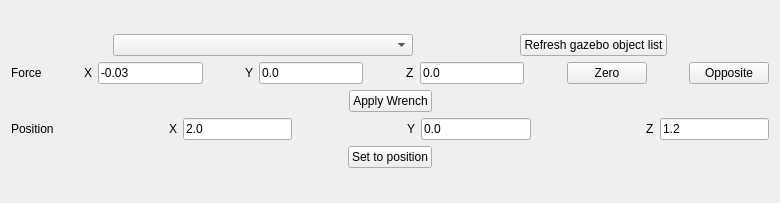
<?xml version="1.0" encoding="UTF-8"?>
<ui version="4.0">
 <class>ChangeControllersDockWidget</class>
 <widget class="QWidget" name="ChangeControllersDockWidget">
  <property name="geometry">
   <rect>
    <x>0</x>
    <y>0</y>
    <width>780</width>
    <height>203</height>
   </rect>
  </property>
  <property name="windowTitle">
   <string>Change Controllers</string>
  </property>
  <layout class="QGridLayout" name="gridLayout_2">
   <item row="0" column="0">
    <layout class="QVBoxLayout" name="verticalLayout" stretch="0,0">
     <item>
      <spacer name="verticalSpacer">
       <property name="orientation">
        <enum>Qt::Vertical</enum>
       </property>
       <property name="sizeHint" stdset="0">
        <size>
         <width>20</width>
         <height>40</height>
        </size>
       </property>
      </spacer>
     </item>
     <item>
      <layout class="QGridLayout" name="gridLayout">
       <item row="0" column="0">
        <layout class="QHBoxLayout" name="horizontalLayout_5">
         <item>
          <spacer name="horizontalSpacer_5">
           <property name="orientation">
            <enum>Qt::Horizontal</enum>
           </property>
           <property name="sizeHint" stdset="0">
            <size>
             <width>40</width>
             <height>20</height>
            </size>
           </property>
          </spacer>
         </item>
         <item>
          <widget class="QComboBox" name="comboBoxObjectList">
           <property name="minimumSize">
            <size>
             <width>300</width>
             <height>0</height>
            </size>
           </property>
          </widget>
         </item>
         <item>
          <spacer name="horizontalSpacer_11">
           <property name="orientation">
            <enum>Qt::Horizontal</enum>
           </property>
           <property name="sizeHint" stdset="0">
            <size>
             <width>40</width>
             <height>20</height>
            </size>
           </property>
          </spacer>
         </item>
         <item>
          <widget class="QPushButton" name="btnRefreshList">
           <property name="text">
            <string>Refresh gazebo object list</string>
           </property>
          </widget>
         </item>
         <item>
          <spacer name="horizontalSpacer_12">
           <property name="orientation">
            <enum>Qt::Horizontal</enum>
           </property>
           <property name="sizeHint" stdset="0">
            <size>
             <width>40</width>
             <height>20</height>
            </size>
           </property>
          </spacer>
         </item>
        </layout>
       </item>
       <item row="4" column="0">
        <layout class="QHBoxLayout" name="horizontalLayout">
         <item>
          <spacer name="horizontalSpacer_2">
           <property name="orientation">
            <enum>Qt::Horizontal</enum>
           </property>
           <property name="sizeHint" stdset="0">
            <size>
             <width>40</width>
             <height>20</height>
            </size>
           </property>
          </spacer>
         </item>
         <item>
          <widget class="QPushButton" name="btn_wrench">
           <property name="text">
            <string>Apply Wrench</string>
           </property>
          </widget>
         </item>
         <item>
          <spacer name="horizontalSpacer">
           <property name="orientation">
            <enum>Qt::Horizontal</enum>
           </property>
           <property name="sizeHint" stdset="0">
            <size>
             <width>40</width>
             <height>20</height>
            </size>
           </property>
          </spacer>
         </item>
        </layout>
       </item>
       <item row="7" column="0" rowspan="2">
        <layout class="QHBoxLayout" name="horizontalLayout_2">
         <item>
          <spacer name="horizontalSpacer_3">
           <property name="orientation">
            <enum>Qt::Horizontal</enum>
           </property>
           <property name="sizeHint" stdset="0">
            <size>
             <width>40</width>
             <height>20</height>
            </size>
           </property>
          </spacer>
         </item>
         <item>
          <widget class="QPushButton" name="btnSetToPos">
           <property name="text">
            <string>Set to position</string>
           </property>
          </widget>
         </item>
         <item>
          <spacer name="horizontalSpacer_4">
           <property name="orientation">
            <enum>Qt::Horizontal</enum>
           </property>
           <property name="sizeHint" stdset="0">
            <size>
             <width>40</width>
             <height>20</height>
            </size>
           </property>
          </spacer>
         </item>
        </layout>
       </item>
       <item row="1" column="0">
        <layout class="QHBoxLayout" name="horizontalLayout_3">
         <item>
          <widget class="QLabel" name="label">
           <property name="text">
            <string>Force</string>
           </property>
          </widget>
         </item>
         <item>
          <spacer name="horizontalSpacer_13">
           <property name="orientation">
            <enum>Qt::Horizontal</enum>
           </property>
           <property name="sizeHint" stdset="0">
            <size>
             <width>40</width>
             <height>20</height>
            </size>
           </property>
          </spacer>
         </item>
         <item>
          <widget class="QLabel" name="label_2">
           <property name="text">
            <string>X</string>
           </property>
          </widget>
         </item>
         <item>
          <widget class="QLineEdit" name="lineEdit">
           <property name="text">
            <string>-0.03</string>
           </property>
          </widget>
         </item>
         <item>
          <spacer name="horizontalSpacer_14">
           <property name="orientation">
            <enum>Qt::Horizontal</enum>
           </property>
           <property name="sizeHint" stdset="0">
            <size>
             <width>40</width>
             <height>20</height>
            </size>
           </property>
          </spacer>
         </item>
         <item>
          <widget class="QLabel" name="label_3">
           <property name="text">
            <string>Y</string>
           </property>
          </widget>
         </item>
         <item>
          <widget class="QLineEdit" name="lineEdit_2">
           <property name="text">
            <string>0.0</string>
           </property>
          </widget>
         </item>
         <item>
          <spacer name="horizontalSpacer_15">
           <property name="orientation">
            <enum>Qt::Horizontal</enum>
           </property>
           <property name="sizeHint" stdset="0">
            <size>
             <width>40</width>
             <height>20</height>
            </size>
           </property>
          </spacer>
         </item>
         <item>
          <widget class="QLabel" name="label_4">
           <property name="text">
            <string>Z</string>
           </property>
          </widget>
         </item>
         <item>
          <widget class="QLineEdit" name="lineEdit_3">
           <property name="text">
            <string>0.0</string>
           </property>
          </widget>
         </item>
         <item>
          <spacer name="horizontalSpacer_10">
           <property name="orientation">
            <enum>Qt::Horizontal</enum>
           </property>
           <property name="sizeHint" stdset="0">
            <size>
             <width>40</width>
             <height>20</height>
            </size>
           </property>
          </spacer>
         </item>
         <item>
          <widget class="QPushButton" name="btnZero">
           <property name="text">
            <string>Zero</string>
           </property>
          </widget>
         </item>
         <item>
          <spacer name="horizontalSpacer_9">
           <property name="orientation">
            <enum>Qt::Horizontal</enum>
           </property>
           <property name="sizeHint" stdset="0">
            <size>
             <width>40</width>
             <height>20</height>
            </size>
           </property>
          </spacer>
         </item>
         <item>
          <widget class="QPushButton" name="btnOpposite">
           <property name="text">
            <string>Opposite</string>
           </property>
          </widget>
         </item>
        </layout>
       </item>
       <item row="12" column="0">
        <spacer name="verticalSpacer_2">
         <property name="orientation">
          <enum>Qt::Vertical</enum>
         </property>
         <property name="sizeHint" stdset="0">
          <size>
           <width>20</width>
           <height>40</height>
          </size>
         </property>
        </spacer>
       </item>
       <item row="5" column="0">
        <layout class="QHBoxLayout" name="horizontalLayout_4">
         <item>
          <widget class="QLabel" name="label_5">
           <property name="text">
            <string>Position</string>
           </property>
          </widget>
         </item>
         <item>
          <spacer name="horizontalSpacer_6">
           <property name="orientation">
            <enum>Qt::Horizontal</enum>
           </property>
           <property name="sizeHint" stdset="0">
            <size>
             <width>40</width>
             <height>20</height>
            </size>
           </property>
          </spacer>
         </item>
         <item>
          <widget class="QLabel" name="label_6">
           <property name="text">
            <string>X</string>
           </property>
          </widget>
         </item>
         <item>
          <widget class="QLineEdit" name="lineEdit_4">
           <property name="text">
            <string>2.0</string>
           </property>
          </widget>
         </item>
         <item>
          <spacer name="horizontalSpacer_7">
           <property name="orientation">
            <enum>Qt::Horizontal</enum>
           </property>
           <property name="sizeHint" stdset="0">
            <size>
             <width>40</width>
             <height>20</height>
            </size>
           </property>
          </spacer>
         </item>
         <item>
          <widget class="QLabel" name="label_7">
           <property name="text">
            <string>Y</string>
           </property>
          </widget>
         </item>
         <item>
          <widget class="QLineEdit" name="lineEdit_5">
           <property name="text">
            <string>0.0</string>
           </property>
          </widget>
         </item>
         <item>
          <spacer name="horizontalSpacer_8">
           <property name="orientation">
            <enum>Qt::Horizontal</enum>
           </property>
           <property name="sizeHint" stdset="0">
            <size>
             <width>40</width>
             <height>20</height>
            </size>
           </property>
          </spacer>
         </item>
         <item>
          <widget class="QLabel" name="label_8">
           <property name="text">
            <string>Z</string>
           </property>
          </widget>
         </item>
         <item>
          <widget class="QLineEdit" name="lineEdit_6">
           <property name="text">
            <string>1.2</string>
           </property>
          </widget>
         </item>
        </layout>
       </item>
      </layout>
     </item>
    </layout>
   </item>
  </layout>
 </widget>
 <resources/>
 <connections/>
</ui>
